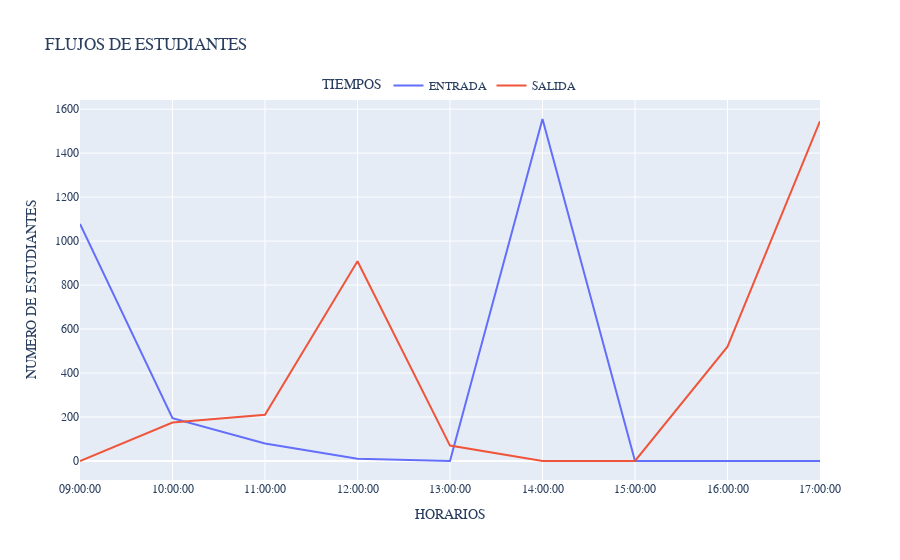

The code cell stored with this chart in its notebook:
### Code cell
import plotly.express as px
fig10 = px.line(df_capacidad, x=df_capacidad.index, y=columns , title='FLUJOS DE ESTUDIANTES ', labels={'index':'HORARIOS','value':'NUMERO DE ESTUDIANTES'})
fig10.update_traces(textposition = "top center")
fig10.update_layout( # customize font and legend orientation & position
    font_family="Rockwell",
    legend=dict(
        title='TIEMPOS', orientation="h", y=1, yanchor="bottom", x=0.5, xanchor="center"
    ))
fig10.show()

### Figure 1 — Plotly figure (JSON) as saved in the notebook; plotly's stock layout.template omitted (floating-point values rounded to 4 significant figures)
{"data": [{"hovertemplate": "variable=ENTRADA<br>HORARIOS=%{x}<br>NUMERO DE ESTUDIANTES=%{y}<extra></extra>", "legendgroup": "ENTRADA", "line": {"color": "#636efa", "dash": "solid"}, "marker": {"symbol": "circle"}, "mode": "lines", "name": "ENTRADA", "orientation": "v", "showlegend": true, "textposition": "top center", "type": "scatter", "x": ["09:00:00", "10:00:00", "11:00:00", "12:00:00", "13:00:00", "14:00:00", "15:00:00", "16:00:00", "17:00:00"], "xaxis": "x", "y": [1078, 195, 80, 10, 0, 1555, 0, 0, 0], "yaxis": "y"}, {"hovertemplate": "variable=SALIDA<br>HORARIOS=%{x}<br>NUMERO DE ESTUDIANTES=%{y}<extra></extra>", "legendgroup": "SALIDA", "line": {"color": "#EF553B", "dash": "solid"}, "marker": {"symbol": "circle"}, "mode": "lines", "name": "SALIDA", "orientation": "v", "showlegend": true, "textposition": "top center", "type": "scatter", "x": ["09:00:00", "10:00:00", "11:00:00", "12:00:00", "13:00:00", "14:00:00", "15:00:00", "16:00:00", "17:00:00"], "xaxis": "x", "y": [0, 175, 210, 908, 70, 0, 0, 520, 1545], "yaxis": "y"}], "layout": {"font": {"family": "Rockwell"}, "legend": {"orientation": "h", "title": {"text": "TIEMPOS"}, "tracegroupgap": 0, "x": 0.5, "xanchor": "center", "y": 1, "yanchor": "bottom"}, "title": {"text": "FLUJOS DE ESTUDIANTES "}, "xaxis": {"anchor": "y", "domain": [0, 1], "title": {"text": "HORARIOS"}}, "yaxis": {"anchor": "x", "domain": [0, 1], "title": {"text": "NUMERO DE ESTUDIANTES"}}}}
